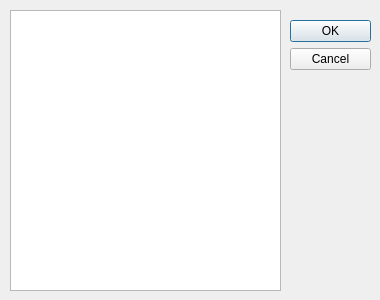
<?xml version="1.0" encoding="UTF-8"?>
<ui version="4.0">
 <class>Dialog</class>
 <widget class="QDialog" name="Dialog">
  <property name="geometry">
   <rect>
    <x>0</x>
    <y>0</y>
    <width>380</width>
    <height>300</height>
   </rect>
  </property>
  <property name="sizePolicy">
   <sizepolicy hsizetype="Fixed" vsizetype="Fixed">
    <horstretch>0</horstretch>
    <verstretch>0</verstretch>
   </sizepolicy>
  </property>
  <property name="windowTitle">
   <string>项目显示列设置</string>
  </property>
  <widget class="QDialogButtonBox" name="buttonBox">
   <property name="geometry">
    <rect>
     <x>290</x>
     <y>20</y>
     <width>81</width>
     <height>241</height>
    </rect>
   </property>
   <property name="orientation">
    <enum>Qt::Vertical</enum>
   </property>
   <property name="standardButtons">
    <set>QDialogButtonBox::Cancel|QDialogButtonBox::Ok</set>
   </property>
  </widget>
  <widget class="QListWidget" name="columnListWidget">
   <property name="geometry">
    <rect>
     <x>10</x>
     <y>10</y>
     <width>271</width>
     <height>281</height>
    </rect>
   </property>
  </widget>
 </widget>
 <resources/>
 <connections>
  <connection>
   <sender>buttonBox</sender>
   <signal>accepted()</signal>
   <receiver>Dialog</receiver>
   <slot>accept()</slot>
   <hints>
    <hint type="sourcelabel">
     <x>248</x>
     <y>254</y>
    </hint>
    <hint type="destinationlabel">
     <x>157</x>
     <y>274</y>
    </hint>
   </hints>
  </connection>
  <connection>
   <sender>buttonBox</sender>
   <signal>rejected()</signal>
   <receiver>Dialog</receiver>
   <slot>reject()</slot>
   <hints>
    <hint type="sourcelabel">
     <x>316</x>
     <y>260</y>
    </hint>
    <hint type="destinationlabel">
     <x>286</x>
     <y>274</y>
    </hint>
   </hints>
  </connection>
 </connections>
</ui>
